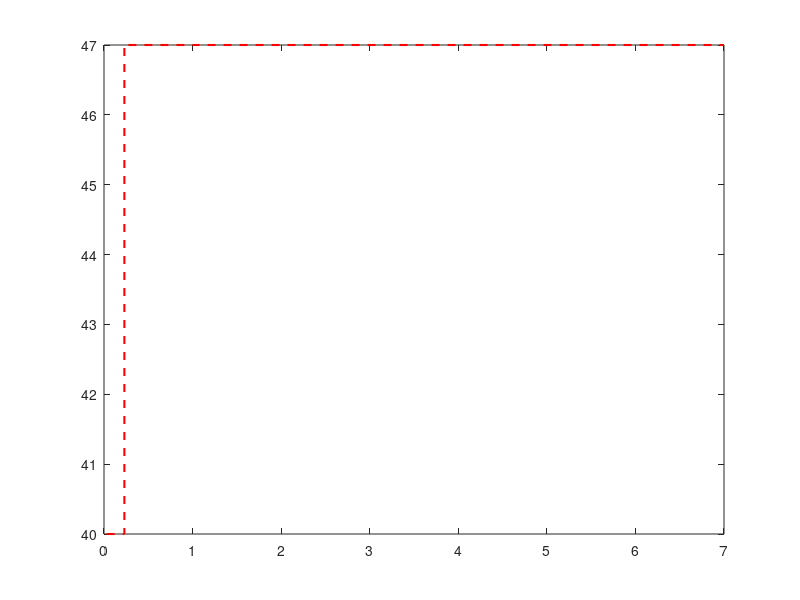

The MATLAB script that drew this image: (Note: this script raises an error after producing the figure.)
clear all;
close all;
clc;

% data for Class A
data_A = [
0.030000000000000 40.000000000000;
0.23000000000000 40.000000000000;
0.23000000000000 47.000000000000;
1.0000000000000	47.000000000000;
7.0000000000000	47.000000000000;
];


% extraction of the columns from the read data
x_A = data_A(:, 1); % the first column represents the frequency in GHz
y_A = data_A(:, 2); % the second column represents the magnitudine in dB(μV/m)

% data for Class B
data_B = [
0.030000000000000 30.000000000000;
0.23000000000000 30.000000000000;
0.23000000000000 37.000000000000;
1.0000000000000	37.000000000000;
7.0000000000000	37.000000000000;
];


% extraction of the columns from the read data
x_B = data_B(:, 1); % the first column represents the frequency in GHz
y_B = data_B(:, 2); % the second column represents the magnitudine in dB(μV/m)

% data for radiated electric field (RE)
data_RE = [
3.0000000000000	61.442745000155;
3.0000000000000	61.442745000155;
3.5000000000000	64.459646458005;
4.0000000000000	67.199856207051;
4.5000000000000	69.768357886574;
5.0000000000000	72.246648108714;
5.0000000000000	72.246648108714;
5.5000000000000	74.711095400921;
6.0000000000000	77.239340560118;
6.5000000000000	79.924893504871;
7.0000000000000	82.889025214759;
7.0000000000000	82.889025214759;
]


% extraction of the columns from the read data
x_RE = data_RE(:, 1); % the first column represents the frequency in GHz
y_RE = data_RE(:, 2); % the second column represents the magnitudine in dB(μV/m)

% Plot the graph
figure;

% Plot Class A
plot(x_A, y_A, '--', 'LineWidth', 1.5, 'Color', 'r', 'DisplayName', 'Class A Limit at 10 m'); 
fontsize(20,"points");
hold on; % It keeps the figure opened for another plot

% Plot Class B
plot(x_B, y_B, '--', 'LineWidth', 1.5, 'Color', 'g', 'DisplayName', 'Class B Limit at 10 m');
fontsize(20,"points");

% Plot RE
plot(x_RE, y_RE, '-o', 'LineWidth', 1.5, 'MarkerSize', 6, 'Color', 'b', 'DisplayName', 'DM Radiated E-field at 10 m');

% Defining the ticks on the axis 
Efield = [47, 37, 30, 40, 50, 60, 70, 80, 90]; % Defining the tick values on the Y-axis

% Defining the ticks on the Y-axis
yticks(sort(Efield, 'ascend')); % Arrange the tick values in ascending order
yticklabels(string(sort(Efield, 'ascend'))); % Convert the ticks to strings 

% Customizing the graph
grid on;
box on;
xlim([2.5 7]); % Limit the X-axis between 2.5 GHz and 7 GHz
ylim([30 90]); % Limit the Y-axis between 30 dB and 90 dB
xlabel('Frequency [GHz]');
ylabel('Radiated E-Field [dB_{\mu V/m}]');
%title('Comparison of Class A, Class B, and EMC - Magnitude over Frequency');
legend('show'); % It shows the legend
hold off;

